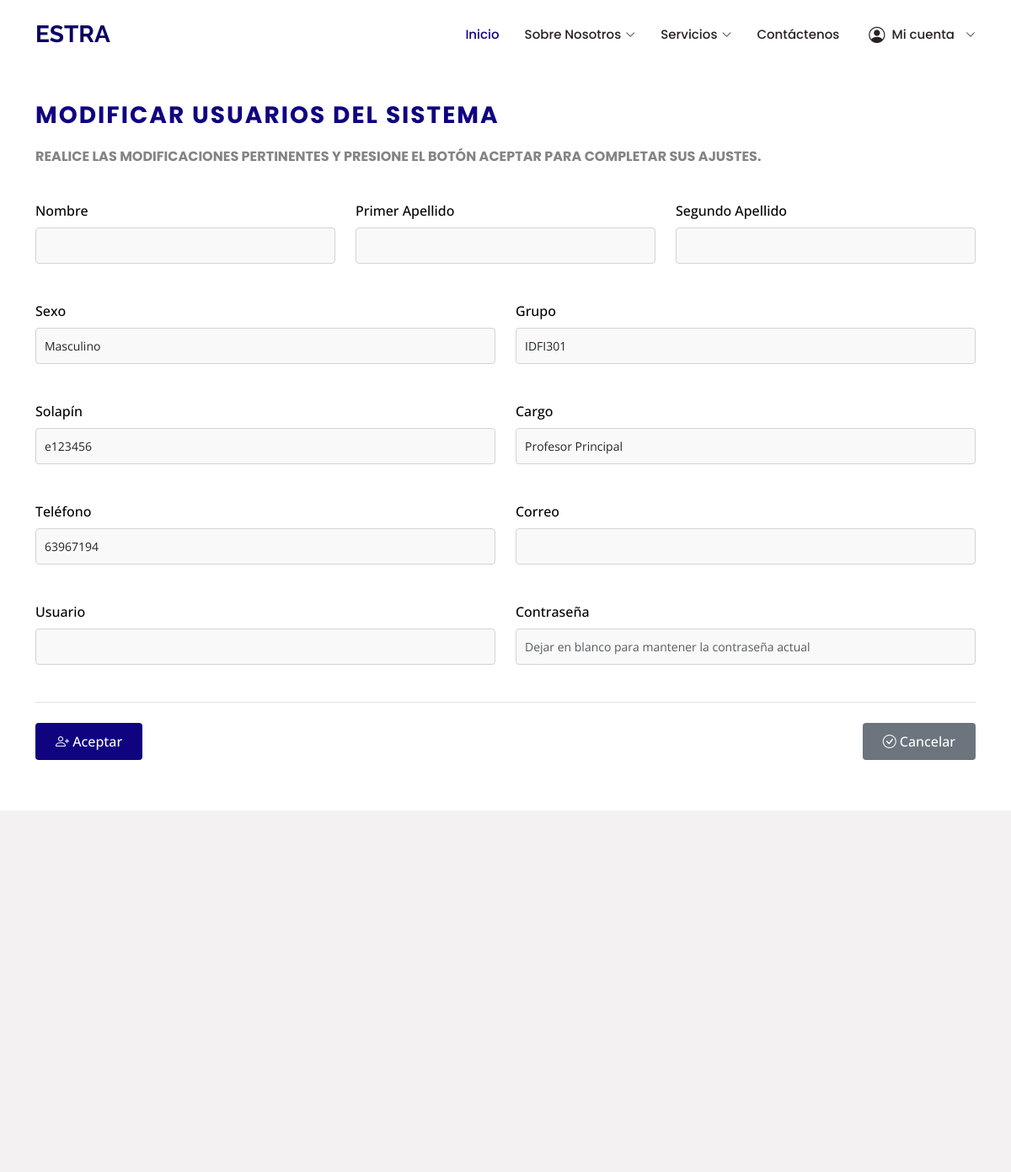
/modificar_usuario/1/, run on an earlier commit of the app's database.
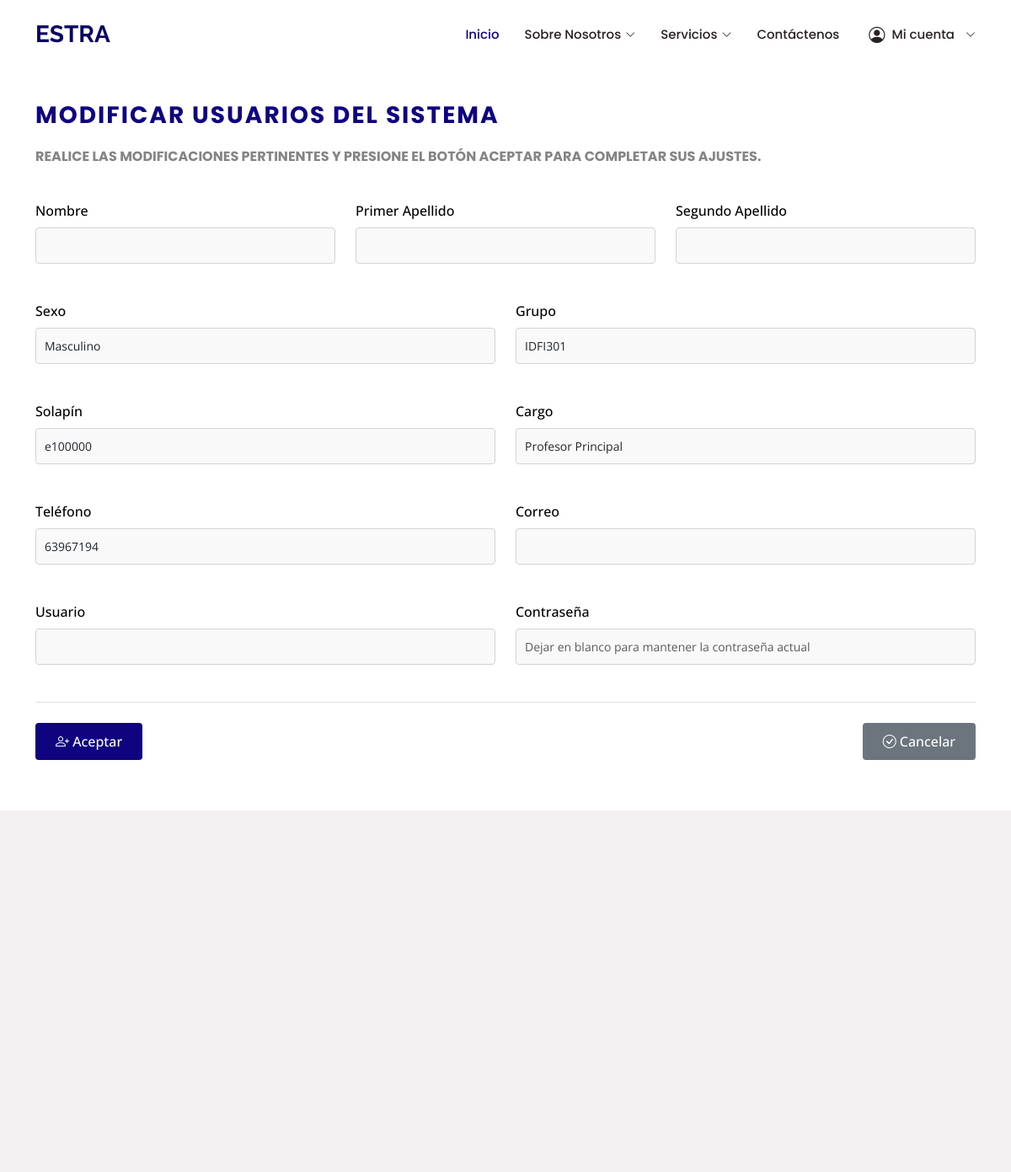
And on a later commit of the database.
### data_models/models.py (models this page shows, shortened)
class Usuario(AbstractUser):
    CARGO_CHOICES = [
        ('profesor', 'Profesor'),
        ('estudiante', 'Estudiante'),
    ]
    SEXO_CHOICES = [
        ('masculino', 'Masculino'),
        ('femenino', 'Femenino'),
        ('otro', 'Otro'),
    ]
    cargo = models.CharField(max_length=10, choices=CARGO_CHOICES)
    sexo = models.CharField(max_length=10, choices=SEXO_CHOICES)
    grupo = models.CharField(max_length=50, blank=True, null=True)
    solapin = models.CharField(max_length=10, unique=True)
    telefono = models.CharField(max_length=15, blank=True, null=True)

### data_models/vistas/vistasUsuario/views.py (the view, shortened to what this page needs)
# urls.py: path('modificar_usuario/<int:usuario_id>/', modificarUsuario, name='modificar_usuario'),
def modificarUsuario(request, usuario_id):
    usuario = get_object_or_404(Usuario, id=usuario_id)
    return render(request, 'modificar_usuario.html', {'usuario': usuario})

### templates/modificar_usuario.html (shortened to what the changed rows need)
{% load static %}
<!DOCTYPE html>
<html lang="es">
<head>
  <link href="{% static 'assets/vendor/animate.css/animate.min.css' %}" rel="stylesheet">
  <link href="{% static 'assets/vendor/bootstrap/css/bootstrap.min.css' %}" rel="stylesheet">
  <link href="{% static 'assets/vendor/bootstrap-icons/bootstrap-icons.css' %}" rel="stylesheet">
  <link href="{% static 'assets/vendor/boxicons/css/boxicons.min.css' %}" rel="stylesheet">
  <link href="{% static 'assets/vendor/glightbox/css/glightbox.min.css' %}" rel="stylesheet">
  <link href="{% static 'assets/vendor/remixicon/remixicon.css' %}" rel="stylesheet">
  <link href="{% static 'assets/vendor/swiper/swiper-bundle.min.css' %}" rel="stylesheet">
  <link href="{% static 'assets/css/style.css' %}" rel="stylesheet">
</head>
<body>
  <header id="header" class="d-flex align-items-center fixed-top">
    <div class="container d-flex align-items-center">
      <h1 class="logo me-auto"><a href="{% url 'pagina_principal' %}">ESTRA</a></h1>
    </div>
  </header>
  <section id="formulario-registro" class="formulario-registro">
    <div class="container">
      <div class="section-title">
        <h2> Modificar Usuarios del Sistema </h2>
      </div>
      <form id="form-registro" class="php-email-form" method="POST" action="{% url 'modificar_usuario' usuario.id %}">
        <div class="row mb-4">
          <div class="form-group col-md-6">
            <label for="sexo">Sexo</label>
            <select id="sexo" name="sexo" class="form-control" required>
              <option value="masculino" {% if usuario.sexo == 'masculino' %}selected{% endif %}>Masculino</option>
            </select>
          </div>
          <div class="form-group col-md-6">
            <label for="grupo">Grupo</label>
            <input type="text" id="grupo" name="grupo" class="form-control" maxlength="50" required value="{{usuario.grupo}}">
          </div>
        </div>
        <div class="row mb-4">
          <div class="form-group col-md-6">
            <label for="solapin">Solapín</label>
            <input type="text" id="solapin" name="solapin" class="form-control" maxlength="10" required value="{{usuario.solapin}}">
          </div>
          <div class="form-group col-md-6">
            <label for="cargo">Cargo</label>
            <select id="cargo" name="cargo" class="form-control" required>
              <option value="profesor_principal" {% if usuario.cargo == 'profesor_principal' %}selected{% endif %}>Profesor Principal</option>
            </select>
          </div>
        </div>
        <div class="row mb-4">
          <div class="form-group col-md-6">
            <label for="telefono">Teléfono</label>
            <input type="tel" id="telefono" name="telefono" class="form-control" maxlength="15" required value="{{usuario.telefono}}">
          </div>
        </div>
      </form>
    </div>
  </section>
</body>
</html>

What changed in the data, as far as the page shows it:
changed Usuario "Masculino": solapin "e123456" → "e100000"
